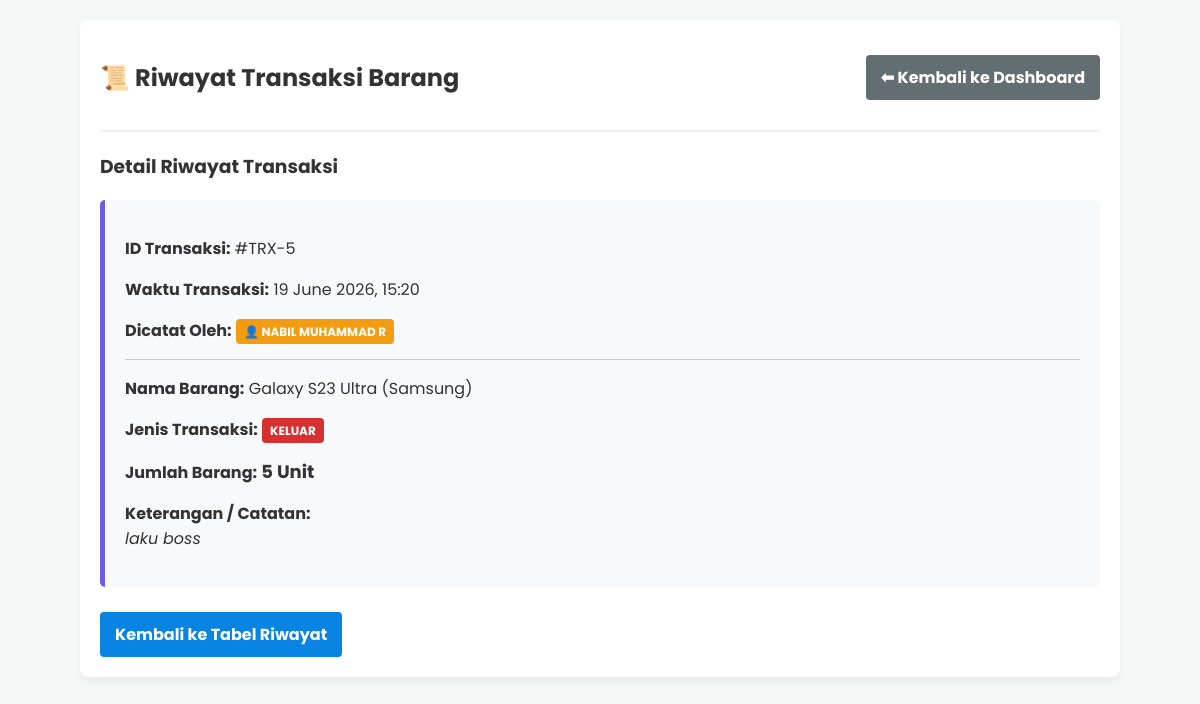
Page /riwayat.php?aksi=detail&id=5 (signed in) on the committed database.
### tables this page shows
CREATE TABLE `transaksi` (
  `id_transaksi` int NOT NULL,
  `id_barang` int NOT NULL,
  `id_user` int DEFAULT NULL,
  `jenis_transaksi` enum('masuk','keluar') NOT NULL,
  `jumlah` int NOT NULL,
  `tanggal` timestamp NULL DEFAULT CURRENT_TIMESTAMP,
  `keterangan` varchar(255) DEFAULT NULL
);

CREATE TABLE `users` (
  `id` int NOT NULL,
  `username` varchar(50) NOT NULL,
  `password` varchar(255) NOT NULL,
  `nama` varchar(100) NOT NULL,
  `jabatan` varchar(50) DEFAULT NULL,
  `email` varchar(100) DEFAULT NULL,
  `no_telp` varchar(20) DEFAULT NULL,
  `alamat` text
);

CREATE TABLE `barang` (
  `id_barang` int NOT NULL,
  `nama_barang` varchar(150) NOT NULL,
  `merek` varchar(100) DEFAULT NULL,
  `spesifikasi` text,
  `id_kategori` int NOT NULL,
  `stok` int DEFAULT '0',
  `gambar` varchar(255) DEFAULT NULL
);

### riwayat.php (the view, shortened to what this page needs)
<?php
include 'koneksi.php';
$aksi = isset($_GET['aksi']) ? $_GET['aksi'] : '';
?>
<!DOCTYPE html>
<html lang="id">
<head>
</head>
<body>
<div class="container">
    <div class="header">
        <h2>📜 Riwayat Transaksi Barang</h2>
        <a href="index.php" class="btn btn-secondary">⬅ Kembali ke Dashboard</a>
    </div>
    <?php
    if ($aksi == 'detail') {
        $id = $_GET['id'];
        $q_detail = mysqli_query($koneksi, "
            SELECT transaksi.*, barang.nama_barang, barang.merek, users.nama as nama_karyawan
            FROM transaksi
            JOIN barang ON transaksi.id_barang = barang.id_barang
            LEFT JOIN users ON transaksi.id_user = users.id
            WHERE transaksi.id_transaksi = '$id'
        ");
        $data = mysqli_fetch_assoc($q_detail);
        $badge_class = ($data['jenis_transaksi'] == 'masuk') ? 'badge-masuk' : 'badge-keluar';
        $nama_pencatat = !empty($data['nama_karyawan']) ? $data['nama_karyawan'] : 'Data Lama (Sistem)';
    ?>
        <h3>Detail Riwayat Transaksi</h3>
        <div class="detail-card">
            <p><strong>ID Transaksi:</strong> #TRX-<?php echo $data['id_transaksi']; ?></p>
            <p><strong>Waktu Transaksi:</strong> <?php echo date('d F Y, H:i', strtotime($data['tanggal'])); ?></p>
            <p><strong>Dicatat Oleh:</strong> <span class="badge badge-user">👤 <?php echo $nama_pencatat; ?></span></p>
            <hr style="border: 0; border-top: 1px solid #ccc; margin: 15px 0;">
            <p><strong>Nama Barang:</strong> <?php echo $data['nama_barang']; ?> (<?php echo $data['merek']; ?>)</p>
            <p><strong>Jenis Transaksi:</strong> <span class="badge <?php echo $badge_class; ?>"><?php echo $data['jenis_transaksi']; ?></span></p>
            <p><strong>Jumlah Barang:</strong> <span style="font-size: 18px; font-weight: bold;"><?php echo $data['jumlah']; ?> Unit</span></p>
            <p><strong>Keterangan / Catatan:</strong><br>
                <i><?php echo empty($data['keterangan']) ? 'Tidak ada catatan' : nl2br($data['keterangan']); ?></i>
            </p>
        </div>
        <br>
        <a href="riwayat.php" class="btn btn-primary">Kembali ke Tabel Riwayat</a>
    <?php } ?>
</div>
</body>
</html>

### riwayat.php (style rules this page uses)
body { font-family: 'Poppins', sans-serif; background-color: #f4f7f6; margin: 0; padding: 20px; color: #333; }
.container { max-width: 1000px; margin: 0 auto; background: white; padding: 20px; border-radius: 8px; box-shadow: 0 4px 6px rgba(0,0,0,0.05); }
.header { display: flex; justify-content: space-between; align-items: center; border-bottom: 2px solid #eee; padding-bottom: 15px; margin-bottom: 20px; }
.btn { padding: 10px 15px; text-decoration: none; border-radius: 4px; display: inline-block; font-weight: bold; border: none; cursor: pointer; color: white; font-family: 'Poppins', sans-serif; }
.btn-primary { background-color: #0984e3; }
.btn-secondary { background-color: #636e72; }
.badge { padding: 4px 8px; border-radius: 4px; color: white; font-weight: bold; font-size: 12px; text-transform: uppercase; }
.badge-keluar { background-color: #d63031; }
.badge-user { background-color: #f39c12; }
.detail-card { background: #f8f9fa; padding: 20px; border-radius: 5px; border-left: 5px solid #6c5ce7; }

### rows in the picture
transaksi: id_transaksi "5", tanggal "19 June 2026, 15:20", id_user.nama "NABIL MUHAMMAD R", id_barang.nama_barang "Galaxy S23 Ultra", id_barang.merek "Samsung", jenis_transaksi "KELUAR", jumlah "5", keterangan "laku boss"
